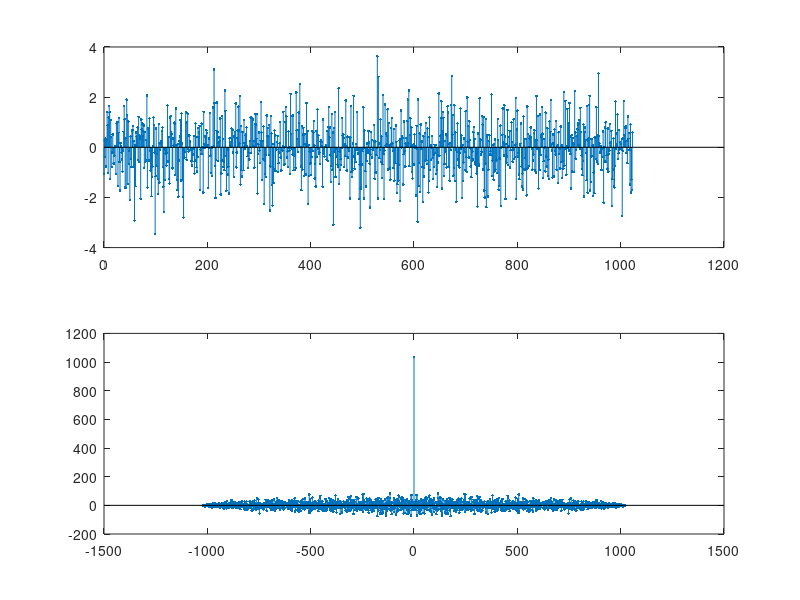

Source code (MATLAB): (Note: this script raises an error after producing the figure.)
clear, close all, clc;

% MATLAB Exercise: Correlation functions and power spectral density

%% The autocorrelation function, rxx(tau)
% Autocorrelation and crosscorrelation uses xcorr in MATLAB.
help xcorr; % Preferred way of using is [Rxx, tau] = xcorr(x)

% Example 1: Gauss-distributed white noise
N = 1024;
x1 = randn(1,N);
n = 0:N-1;

figure(1)
subplot(2,1,1)
stem(n,x1, '.')

subplot(2,1,2)
[rxx, tau] = xcorr(x1);
stem(tau, rxx, '.')

% Random noise generated in time domain.
% In lag domain, the zero lag value is 1043.
% All non-zero lag values are random and reasonably near 0.


% Example 2: Low-pass filtered white noise
fs = 8000;
%help fir1;
firlpf = fir1(50, 1000/(fs/2));
%figure(2)
%freqz(firlpf, 1, 1024, fs) % Transfer function of digital filter
% The filter has a cutoff frequency just below 1000 Hz
x2 = filter(firlpf, 1, x1);
figure(3)
autocorrplot(x2, 'none')

% As expected, the signal in time domain has removed high frequencies.
% In lag domain, the zero lag value is now only 250.
% This is because the Nyquist frequency is 4000 Hz, which is just above
% four times the filter cutoff-frequency (1043/250 ~ 4). If
% cutoff-frequency is further adjusted, so will zero-lag value.
% Additionally, some higher values are observed.


% Example 3: Sinusoidal signal
f1 = 400;
Ts = 1/fs;
x3 = sin(2*pi*f1*n*Ts);
figure(4)
autocorrplot(x3, 'none')

% The result in the lag domain is a sinusoidal signal of identical
% frequency, but with varying values depending on lag. At low lag, the
% values are higher due to larger overlap.


% Example 4: Sinusoidal signal with white noise
sigma = 1;
x4 = x3 + sigma*randn(1,N);
figure(5)
autocorrplot(x4, 'none')

% The time domain signal is must less obvious, however from the lag domain
% values it can be seen that the total power is significantly higher, and
% the sinusoidal signal is still clearly present.
% When the sigma value is increased, the time domain signal becomes ever
% more difficult to describe, however the sine is still somewhat present in
% the lag domain, although it too becomes more difficult to see.


% Example 5: White noise with DC value
DC = 1;
x5 = x1 + DC;
figure(6)
autocorrplot(x5, 'none')


% Characteristics of the autocorrelation function:
% r_xx(0) is equal to the total signal energy. This is seen as it is the
% only consistently positive value, which energy would always be.
% 
% r_xx(-tau) = r_xx(tau). This is seen in every case. Referring to the
% "sliding blocks", which the signals values can be seen as, the overlap is
% identical whether you slide one or the other direction.
%
% r_xx(tau) <= r_xx(0). The maximum value is always at 0. This is because
% it is the total signal energy. In no way could you observe a time
% difference resulting in more energy than the total energy of the signal.
%
% r_xx(infinity) is equal to the DC value of the signal. As the lag moves
% the "blocks" out of the scope of eachother, only a DC value will remain.


% All examples above can be performed with different options for the
% autocorrelation method. With 'none', no adjustments are made.
% With 'biased', a value is multiplied with the summation equal to 1/N.
% With 'unbiased', the multiplied value is 1 / (N - tau)
% Finally with 'coeff', the value ensures that R_xx(0) = 1.

% Generally, these methods result in the values only being trustworthy for
% values of tau up to around 10-20% of N


% Connection between autocorrelation and convolution:
% Convolution and correlation are almost identical.
% Convolution is "flip-and-slide", while correlation is "slide-but-no-flip"
% Thus r_xx(tau) = x(tau)*x(-tau)
% This can be seen from
figure(7)
subplot(2,1,1)
[rxx, tau] = xcorr(x2, 'none');
stem(tau, rxx, '.')
subplot(2,1,2)
x2mirror = fliplr(x2);
rxx2 = conv(x2, x2mirror);
stem(tau, rxx2, '.')

% These are identical.


% Calculation of autocorrelation with own algorithm, corresponding to
% real-time implementation:
% A selfdefined xcorr algorithm is created, as MATLAB hides the O(N^2)
% calculation. This is tested with
figure(8)
subplot(2,1,1)
[rxx, tau] = xcorr(x2, 'biased');
stem(tau, rxx, '.')
subplot(2,1,2)
[rxx_own, tau_own] = own_xcorr(x2);
stem(tau_own, rxx_own, '.')

% These are identical.

% When studying stochastic signals with an average value different from 0,
% the auto-covariance function xcov can be used instead.


%% The cross correlation function, rxy(tau)
% Autocorrelation compares a signal with a time lagged version of itself.
% The cross correlation function compares two signals with each other, in
% which one is time lagged.
% The crosscorrplot.m function has been created to plot signals.


% Example 1: x1 is gauss-distributed white noise, y1 is variants of x1
N = 1024;
x1 = randn(1,N);
y1a = x1;
figure(1)
crosscorrplot(x1, y1a, 'none')

% As the signals are identical, this works similar to an autocorrelation.
% In the lag domain, the values are thus symmetric and as expected.

% y1 is now set to a time delayed version of x1
delay = 300;
y1b = [randn(1,delay), x1(1:N-delay)];
crosscorrplot(x1, y1b, 'none')

% As expected, the values in the lag domain have been shifted 300 samples.

% y1 is set to a low-pass filtered version of x1
fs = 8000;
fir_lpf = fir1(50, 1000/(fs/2));
y1c = filter(fir_lpf, 1, x1);
crosscorrplot(x1, y1c, 'none')

% The maximum is not found in tau = 0, but rather tau = -25.
% Increasing the filter order also increases the lag (tau becomes more
% negative). This may be due to the inherent delay in the digital filter.
% Changing the cutoff-frequency does not impact lag, but rather the look of
% the signal.

% y1 is set to a time-delayed and low-pass filtered version of x1
y1d = filter(fir_lpf, 1, y1b);
crosscorrplot(x1, y1d, 'none')

% A combination of the two previous, as expected.


% Example 2: x2 = sinusoidal signal, y2 = variants of x2
f2 = 40;
n = 0:N-1;
x2 = sin(2*pi*f2*n*Ts);
y2a = x2;
figure(2)
crosscorrplot(x2, y2a, 'none')

% y2 is set to a time-delayed version of x2
delay = 80;
y2b = [zeros(1, delay) x2(1:N-delay)];
figure(3)
crosscorrplot(x2, y2b, 'none')
% The amplitude is reduced slightly and shifted off-zero.

% By adjusting the delay to 280 and 480 and plotting, other values are
% seen. Explain.
% The center (or peak) is shifted further, but amplitude is not
% consistently impacted.

% y2 is set to a noise-infected version of x2
sigma = 1;
y2c = x2 + sigma*randn(1,N);
figure(3)
crosscorrplot(x2, y2c, 'none')

% The cross-correlation function is very effective a filtering noise from
% the data. Only when sigma is very large (around 8) does it impact the
% amplitude of the function, but the shape itself does not change.

% Characteristics of the cross-correlation function:
% R_xy(tau) = R_yx(-tau)
% (R_xy(tau))^2 <= R_xx(0)R_yy(0)
% R_xy(tau) <= 1/2 (R_xx(0) + R_yy(0))

% The cross-correlation is connected to convolution as
% R_xy(tau) = x(tau) * y(-tau)

%% Power Spectral Density, PSD, Pxx(f)
% The PSD specifies the power of the stochastic signals for all
% frequencies. The PSD is defined as Pxx(f) = F(Rxx(tau)).
% In MATLAB, this is calculated with freqz(Rxx) or fft(Rxx).

% Example 1: Gauss-distributed white noise
N = 1024;
fs = 8000;
n = 0:N-1;
x1 = randn(1, N);
[Rxx, tau] = xcorr(x1, 'none');
stem(tau, Rxx, '.')
[Pxx, f] = freqz(Rxx, 1, 1024, fs);
figure(1)
plot(f, 10*log10(abs(Pxx)))

% The phase is incorrect due to the way MATLAB stores values. This must be
% handled correctly.

% Plotting the amplitude and phase with error
figure(2)
subplot(4,1,1)
plot(f, 10*log10(abs(Pxx)))
subplot(4,1,2)
plot(f, unwrap(angle(Pxx)))

% Calculating phase correction and plotting amplitude and phase without
% error
figure(3)
Pxx = Pxx.*exp(i*(2*pi/fs)*f*(N-1));
subplot(4,1,3)
plot(f, 10*log10(abs(Pxx)))
subplot(4,1,4)
plot(f, unwrap(angle(Pxx)));
axis([0 fs/2 -1 1])

% This can be automatically plotted with psdplot(signal, option, fs)

% Example 2: Low-pass filtered white noise
fir_filter = fir1(50, 1000/(fs/2));
x2 = filter(fir_filter, 1, x1);
figure(4)
psdplot(x2, 'biased', fs)

% The power of the signal at frequencies above the cutoff-frequency is
% expectedly reduced due to the filtering. The total power is also reduced.

% Example 3: Sinusoidal signal
f1 = 800;
n = 0:N-1;
Ts = 1/fs;
x3 = sin(2*pi*f1*n*Ts);
figure(5)
psdplot(x3, 'biased', fs)

% As can be expected, the power at the sinusoidal signal's frequency is
% increased in the PSD plot.

% Example 4: Sinusoidal signal with white noise
sigma = 1;
x4 = x3 + sigma*randn(1,N);
figure(6)
psdplot(x4, 'biased', fs)

% The power at the sinusoidal frequency is less evident.
% Further increasing the noise removes the sine entirely.


% Calculation of PSD in two ways (the Wiener-Kinchine sentence)
% The connection is R_xx(tau) = x(tau) * x(-tau)
% In frequency, this corresponds to
% P_xx(omega) = X(omega)X^*(omega) = |X(omega)|^2
% Demonstrated with:
figure(7)
subplot(2,1,1)
[Rxx, tau] = xcorr(x3, 'none');
[Pxx, f] = freqz(Rxx, 1, 1024, fs);
plot(f, 10*log10(abs(Pxx)))
subplot(2,1,2)
[X, f] = freqz(x3, 1, 1024, fs);
Pxx = X.*conj(X);
plot(f, 10*log10(abs(Pxx)))

% The Pxx plots are identical.
% Fundamentally, when using freqz(x) directly on the signal, it plots the
% amplitude, while with freqz(Rxx) it plots the power.


%% Cross Power Spectral Density, Pxy(f)
% Provides information about to which extend two stochastic signals contain
% the same frequencies. Contrary to ordinary PSD, the CPSD is complex as it
% contains phase information.
% Suppose two signals exist with frequency f1. Signal x has an amplitude of
% A1 and phase Theta1. Signal y has an amplitude A2 and phase Theta2.
% In this case, the CPSD value at f1 will be A1A2/2 with phase
% Theta1-Theta2.

% A function, cpsdplot(x, y, option, fs) has been created for plotting.

% Example 1: x1 = gauss-distributed white noise, y1 = various x1 variants
N = 1024;
x1 = randn(1,N);
fs = 8000;

% y1 is set to a time-delayed version of x1
delay = 300;
y1b = [randn(1, delay) x1(1:N-delay)];
figure(1)
cpsdplot(x1, y1b, 'none', fs)

% The amplitudes are varying, but all appear, as the signals contain a
% variety of signals. The phase increases continuously, likely as higher
% frequencies require less lack for a larger phase shift.

delay = 100;
y1b = [randn(1, delay) x1(1:N-delay)];
figure(2)
cpsdplot(x1, y1b, 'none', fs)

% Amplitudes seem somewhat identical. The phase reaches a somewhat
% identical value, although perhaps a bit slower.

% Examine the characteristics:
% Pxy(-omega) = Pxy^*(omega)
% Pxy(-omega) = Pyx(omega)
figure(3)
cpsdplot(x1, y1b, 'none', fs)
figure(4)
cpsdplot(y1b, x1, 'none', fs)

% The amplitudes are identical, as would be expected, while the phase is
% mirrored.
% Y1 is set to a low-pass filtered version of x1
fir_filter = fir1(50, 1000/(fs/2));
y1c = filter(fir_filter, 1, x1);
figure(5)
cpsdplot(x1, y1c, 'none', fs)

% The amplitude above the cutoff-frequency is reduced, while the phase has
% been increased.

% Example 2: x2 = sinusoidal signal, y2 = x2 + white noise
f1 = 400;
Ts = 1/fs;
n = 0:N-1;
x2 = sin(2*pi*f1*n*Ts)
y2 = x2 + randn(1,N);
figure(6)
cpsdplot(x2, y2, 'none', fs)

% Amplitude is highest and phase lowest at the sinusoidal frequency.

% The cross-spectrum calculation connection is:
% R_xy(tau) = x(tau) * y(-tau)
% P_xy(omega) = X(omega)Y^*(omega)